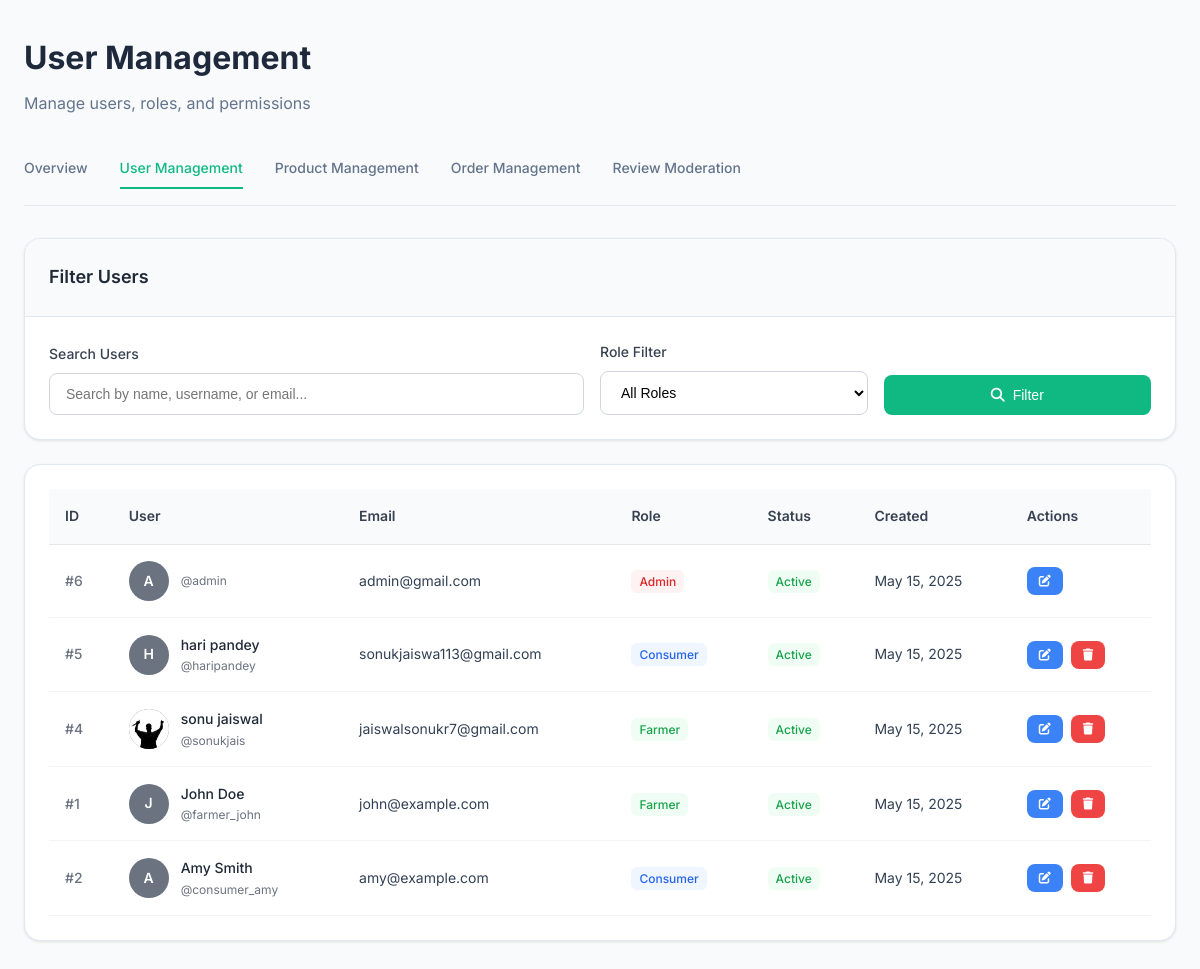
Screenshot of /admin/users.php (signed in) with the database file from the repository.
### tables this page shows
CREATE TABLE `users` (
  `user_id` int(11) NOT NULL,
  `username` varchar(100) DEFAULT NULL,
  `email` varchar(100) DEFAULT NULL,
  `password` varchar(100) DEFAULT NULL,
  `first_name` varchar(100) DEFAULT NULL,
  `last_name` varchar(100) DEFAULT NULL,
  `phone` varchar(20) DEFAULT NULL,
  `address` varchar(255) DEFAULT NULL,
  `city` varchar(100) DEFAULT NULL,
  `state` varchar(100) DEFAULT NULL,
  `zipcode` varchar(20) DEFAULT NULL,
  `role` enum('farmer','consumer','admin') NOT NULL,
  `created_at` datetime DEFAULT current_timestamp(),
  `updated_at` datetime DEFAULT current_timestamp() ON UPDATE current_timestamp(),
  `profile_image` varchar(255) DEFAULT NULL,
  `is_active` tinyint(1) DEFAULT 1,
  `bio` text DEFAULT NULL
);

### admin/users.php (the view, shortened to what this page needs)
<?php
include '../config/db.php';
$page = isset($_GET['page']) ? intval($_GET['page']) : 1;
$limit = 10;
$offset = ($page - 1) * $limit;
$query = "SELECT * FROM users WHERE 1=1";
$query .= " ORDER BY created_at DESC LIMIT $offset, $limit";
$users_result = mysqli_query($dbconn, $query);
?>
<!DOCTYPE html>
<html lang="en">
<head>
    <link rel="stylesheet" href="https://cdnjs.cloudflare.com/ajax/libs/font-awesome/6.4.0/css/all.min.css">
</head>
<body>
    <div class="dashboard-container">
        <div class="dashboard-header">
            <h1 class="dashboard-title">User Management</h1>
            <p class="dashboard-subtitle">Manage users, roles, and permissions</p>
        </div>
        <div class="navigation-tabs">
            <a href="dashboard.php" class="nav-tab">Overview</a>
            <a href="users.php" class="nav-tab active">User Management</a>
            <a href="products.php" class="nav-tab">Product Management</a>
            <a href="orders.php" class="nav-tab">Order Management</a>
            <a href="reviews.php" class="nav-tab">Review Moderation</a>
        </div>
        <div class="card" style="margin-bottom: 24px;">
            <div class="card-header">
                <h3 style="font-size: 1.125rem; font-weight: 600; color: #1f2937;">Filter Users</h3>
            </div>
            <div class="card-body">
                <form method="GET" action="users.php" class="filter-form">
                    <div class="form-group">
                        <label class="form-label">Search Users</label>
                        <input type="text"
                               class="form-input"
                               name="search"
                               placeholder="Search by name, username, or email..."
                               value="<?php echo isset($_GET['search']) ? htmlspecialchars($_GET['search']) : ''; ?>">
                    </div>
                    <div class="form-group">
                        <label class="form-label">Role Filter</label>
                        <select class="form-select" name="role">
                            <option value="">All Roles</option>
                        </select>
                    </div>
                    <div class="form-group">
                        <button type="submit" class="btn btn-primary">
                            <i class="fas fa-search"></i> Filter
                        </button>
                    </div>
                </form>
            </div>
        </div>
        <div class="card">
            <div class="card-body">
                <div class="table-container">
                    <table class="users-table">
                        <thead>
                            <tr>
                                <th>ID</th>
                                <th>User</th>
                                <th>Email</th>
                                <th>Role</th>
                                <th>Status</th>
                                <th>Created</th>
                                <th>Actions</th>
                            </tr>
                        </thead>
                        <tbody>
                            <?php if(mysqli_num_rows($users_result) > 0): ?>
                                <?php while($user = mysqli_fetch_assoc($users_result)): ?>
                                <tr>
                                    <td><span style="font-weight: 500; color: #6b7280;">#<?php echo $user['user_id']; ?></span></td>
                                    <td>
                                        <div class="user-info">
                                            <div class="user-avatar">
                                                <?php if(!empty($user['profile_image'])): ?>
                                                    <img src="../uploads/profiles/<?php echo $user['profile_image']; ?>" alt="User">
                                                <?php else: ?>
                                                    <?php echo strtoupper(substr($user['first_name'] ?? $user['username'], 0, 1)); ?>
                                                <?php endif; ?>
                                            </div>
                                            <div class="user-details">
                                                <div class="user-name"><?php echo htmlspecialchars(($user['first_name'] ?? '') . ' ' . ($user['last_name'] ?? '')); ?></div>
                                                <div class="user-username">@<?php echo htmlspecialchars($user['username']); ?></div>
                                            </div>
                                        </div>
                                    </td>
                                    <td><?php echo htmlspecialchars($user['email']); ?></td>
                                    <td>
                                        <span class="badge badge-<?php echo $user['role']; ?>">
                                            <?php echo ucfirst($user['role']); ?>
                                        </span>
                                    </td>
                                    <td>
                                        <span class="badge badge-<?php echo $user['is_active'] ? 'active' : 'inactive'; ?>">
                                            <?php echo $user['is_active'] ? 'Active' : 'Inactive'; ?>
                                        </span>
                                    </td>
                                    <td><?php echo date('M d, Y', strtotime($user['created_at'])); ?></td>
                                    <td>
                                        <div class="actions">
                                            <a href="edit_user.php?id=<?php echo $user['user_id']; ?>"
                                               class="btn btn-sm btn-edit"
                                               title="Edit User">
                                                <i class="fas fa-edit"></i>
                                            </a>
                                            <?php if($user['user_id'] != $_SESSION['user_id']): ?>
                                            <a href="users.php?delete=<?php echo $user['user_id']; ?>"
                                               class="btn btn-sm btn-danger"
                                               onclick="return confirm('Are you sure you want to delete this user? This action cannot be undone.')"
                                               title="Delete User">
                                                <i class="fas fa-trash"></i>
                                            </a>
                                            <?php endif; ?>
                                        </div>
                                    </td>
                                </tr>
                                <?php endwhile; ?>
                            <?php endif; ?>
                        </tbody>
                    </table>
                </div>
            </div>
        </div>
    </div>
</body>
</html>

### admin/users.php (style rules this page uses)
* { margin: 0; padding: 0; box-sizing: border-box; }
body { font-family: 'Inter', sans-serif; background-color: #f8fafc; color: #334155; line-height: 1.6; }
.dashboard-container { max-width: 1400px; margin: 0 auto; padding: 32px 24px; }
.dashboard-header { margin-bottom: 32px; }
.dashboard-title { font-size: 2rem; font-weight: 700; color: #1e293b; margin-bottom: 8px; }
.dashboard-subtitle { color: #64748b; font-size: 1rem; }
.navigation-tabs { display: flex; gap: 32px; margin-bottom: 32px; border-bottom: 1px solid #e2e8f0; padding-bottom: 16px; }
.nav-tab { font-size: 0.875rem; font-weight: 500; color: #64748b; text-decoration: none; padding: 8px 0; border-bottom: 2px solid transparent; transition: all 0.3s ease; }
.nav-tab.active { color: #10b981; border-bottom-color: #10b981; }
.card { background: white; border-radius: 16px; box-shadow: 0 1px 3px rgba(0, 0, 0, 0.1); border: 1px solid #e2e8f0; overflow: hidden; }
.card-header { padding: 24px; background: #f8fafc; border-bottom: 1px solid #e2e8f0; }
.card-body { padding: 24px; }
.filter-form { display: grid; grid-template-columns: 2fr 1fr 1fr; gap: 16px; align-items: end; }
.form-group { display: flex; flex-direction: column; }
.form-label { font-size: 0.875rem; font-weight: 500; color: #374151; margin-bottom: 8px; }
.form-input, .form-select { padding: 12px 16px; border: 1px solid #d1d5db; border-radius: 8px; font-size: 0.875rem; transition: border-color 0.3s ease; background: white; }
.btn { padding: 12px 20px; border-radius: 8px; font-size: 0.875rem; font-weight: 500; border: none; cursor: pointer; transition: all 0.3s ease; text-decoration: none; display: inline-flex; align-items: center; justify-content: center; gap: 8px; }
.btn-primary { background: #10b981; color: white; }
.btn-sm { padding: 8px 12px; font-size: 0.75rem; }
.btn-edit { background: #3b82f6; color: white; }
.btn-danger { background: #ef4444; color: white; }
.table-container { overflow-x: auto; }
.users-table { width: 100%; border-collapse: collapse; }
.users-table th { background: #f8fafc; padding: 16px; text-align: left; font-size: 0.875rem; font-weight: 600; color: #374151; border-bottom: 1px solid #e5e7eb; }
.users-table td { padding: 16px; border-bottom: 1px solid #f3f4f6; font-size: 0.875rem; }
.user-info { display: flex; align-items: center; gap: 12px; }
.user-avatar { width: 40px; height: 40px; border-radius: 50%; background: #6b7280; color: white; display: flex; align-items: center; justify-content: center; font-weight: 600; font-size: 0.875rem; overflow: hidden; }
.user-avatar img { width: 100%; height: 100%; object-fit: cover; }
.user-details { display: flex; flex-direction: column; }
.user-name { font-weight: 500; color: #1f2937; }
.user-username { font-size: 0.75rem; color: #6b7280; }
.badge { padding: 4px 8px; border-radius: 6px; font-size: 0.75rem; font-weight: 500; }
.badge-admin { background: #fef2f2; color: #dc2626; }
.badge-farmer { background: #f0fdf4; color: #16a34a; }
.badge-consumer { background: #eff6ff; color: #2563eb; }
.badge-active { background: #f0fdf4; color: #16a34a; }
.actions { display: flex; gap: 8px; }

### rows the page displays
users: user_id "6", first_name+username "A", username "admin", email "admin@gmail.com", role "Admin", is_active "Active", created_at "May 15, 2025"
users: user_id "5", first_name "H", first_name+last_name "hari pandey", username "haripandey", email "sonukjaiswa113@gmail.com", role "Consumer", is_active "Active", created_at "May 15, 2025"
users: user_id "4", profile_image (picture), first_name+last_name "sonu jaiswal", username "sonukjais", email "jaiswalsonukr7@gmail.com", role "Farmer", is_active "Active", created_at "May 15, 2025"
users: user_id "1", first_name "J", first_name+last_name "John Doe", username "farmer_john", email "john@example.com", role "Farmer", is_active "Active", created_at "May 15, 2025"
users: user_id "2", first_name "A", first_name+last_name "Amy Smith", username "consumer_amy", email "amy@example.com", role "Consumer", is_active "Active", created_at "May 15, 2025"
